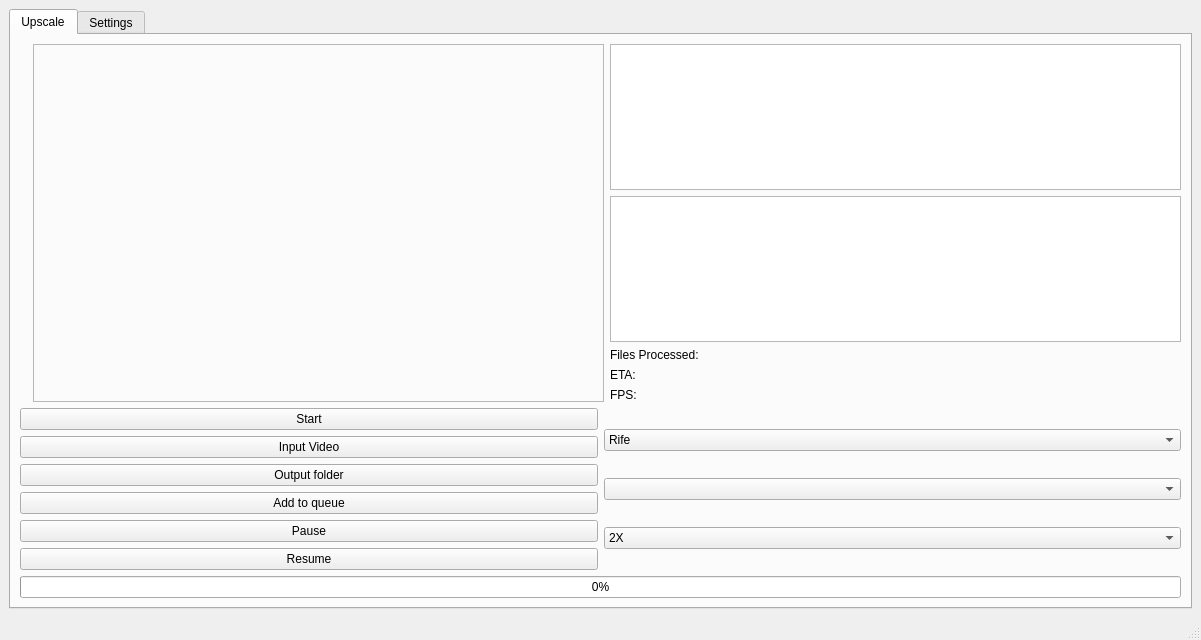
<?xml version="1.0" encoding="UTF-8"?>
<ui version="4.0">
 <class>MainWindow</class>
 <widget class="QMainWindow" name="MainWindow">
  <property name="geometry">
   <rect>
    <x>0</x>
    <y>0</y>
    <width>1201</width>
    <height>640</height>
   </rect>
  </property>
  <property name="windowTitle">
   <string>Rife - ESRGAN - App</string>
  </property>
  <widget class="QWidget" name="centralwidget">
   <layout class="QGridLayout" name="gridLayout_2">
    <item row="0" column="0">
     <widget class="QTabWidget" name="verticalTabWidget">
      <property name="currentIndex">
       <number>0</number>
      </property>
      <widget class="QWidget" name="Upscale">
       <property name="toolTip">
        <string>&lt;html&gt;&lt;head/&gt;&lt;body&gt;&lt;p&gt;Rife&lt;/p&gt;&lt;/body&gt;&lt;/html&gt;</string>
       </property>
       <property name="whatsThis">
        <string>&lt;html&gt;&lt;head/&gt;&lt;body&gt;&lt;p&gt;Rife&lt;/p&gt;&lt;/body&gt;&lt;/html&gt;</string>
       </property>
       <attribute name="title">
        <string>Upscale</string>
       </attribute>
       <layout class="QVBoxLayout" name="verticalLayout">
        <item>
         <layout class="QVBoxLayout" name="verticalLayout_2">
          <item>
           <layout class="QHBoxLayout" name="horizontalLayout_2">
            <item>
             <widget class="QLabel" name="imagePreview">
              <property name="text">
               <string/>
              </property>
             </widget>
            </item>
            <item>
             <widget class="QFrame" name="imageSpacerFrame">
              <property name="frameShape">
               <enum>QFrame::StyledPanel</enum>
              </property>
              <property name="frameShadow">
               <enum>QFrame::Raised</enum>
              </property>
              <layout class="QVBoxLayout" name="verticalLayout_6">
               <item>
                <spacer name="imageSpacer">
                 <property name="orientation">
                  <enum>Qt::Horizontal</enum>
                 </property>
                 <property name="sizeHint" stdset="0">
                  <size>
                   <width>546</width>
                   <height>20</height>
                  </size>
                 </property>
                </spacer>
               </item>
              </layout>
             </widget>
            </item>
            <item>
             <layout class="QVBoxLayout" name="verticalLayout_8">
              <item>
               <widget class="QTextEdit" name="logsPreview">
                <property name="readOnly">
                 <bool>true</bool>
                </property>
               </widget>
              </item>
              <item>
               <widget class="QListWidget" name="QueueListWidget"/>
              </item>
              <item>
               <widget class="QLabel" name="processedPreview">
                <property name="text">
                 <string>Files Processed: </string>
                </property>
               </widget>
              </item>
              <item>
               <widget class="QLabel" name="ETAPreview">
                <property name="text">
                 <string>ETA: </string>
                </property>
               </widget>
              </item>
              <item>
               <widget class="QLabel" name="FPSPreview">
                <property name="text">
                 <string>FPS:</string>
                </property>
               </widget>
              </item>
             </layout>
            </item>
           </layout>
          </item>
          <item>
           <layout class="QHBoxLayout" name="horizontalLayout">
            <item>
             <layout class="QVBoxLayout" name="verticalLayout_4">
              <item>
               <widget class="QPushButton" name="RifeStart">
                <property name="text">
                 <string>Start</string>
                </property>
               </widget>
              </item>
              <item>
               <widget class="QPushButton" name="Input_video_rife">
                <property name="text">
                 <string>Input Video</string>
                </property>
               </widget>
              </item>
              <item>
               <widget class="QPushButton" name="Output_folder_rife">
                <property name="text">
                 <string>Output folder</string>
                </property>
               </widget>
              </item>
              <item>
               <widget class="QPushButton" name="QueueButton">
                <property name="text">
                 <string>Add to queue</string>
                </property>
               </widget>
              </item>
              <item>
               <widget class="QPushButton" name="RifePause">
                <property name="text">
                 <string>Pause</string>
                </property>
               </widget>
              </item>
              <item>
               <widget class="QPushButton" name="RifeResume">
                <property name="text">
                 <string>Resume</string>
                </property>
               </widget>
              </item>
             </layout>
            </item>
            <item>
             <layout class="QVBoxLayout" name="verticalLayout_3">
              <item>
               <widget class="QComboBox" name="AICombo">
                <item>
                 <property name="text">
                  <string>Rife</string>
                 </property>
                </item>
                <item>
                 <property name="text">
                  <string>RealESRGAN</string>
                 </property>
                </item>
               </widget>
              </item>
              <item>
               <widget class="QComboBox" name="Rife_Model"/>
              </item>
              <item>
               <widget class="QComboBox" name="Rife_Times">
                <item>
                 <property name="text">
                  <string>2X</string>
                 </property>
                </item>
                <item>
                 <property name="text">
                  <string>4X</string>
                 </property>
                </item>
                <item>
                 <property name="text">
                  <string>8X</string>
                 </property>
                </item>
               </widget>
              </item>
             </layout>
            </item>
           </layout>
          </item>
          <item>
           <widget class="QProgressBar" name="RifePB">
            <property name="value">
             <number>0</number>
            </property>
           </widget>
          </item>
         </layout>
        </item>
       </layout>
      </widget>
      <widget class="QWidget" name="Settings">
       <property name="toolTip">
        <string>&lt;html&gt;&lt;head/&gt;&lt;body&gt;&lt;p&gt;Rife&lt;/p&gt;&lt;/body&gt;&lt;/html&gt;</string>
       </property>
       <property name="whatsThis">
        <string>&lt;html&gt;&lt;head/&gt;&lt;body&gt;&lt;p&gt;Rife&lt;/p&gt;&lt;/body&gt;&lt;/html&gt;</string>
       </property>
       <attribute name="title">
        <string>Settings</string>
       </attribute>
       <layout class="QVBoxLayout" name="verticalLayout">
        <item>
         <layout class="QGridLayout" name="settingsGridLayout">
          <item row="1" column="1">
           <widget class="QListWidget" name="SettingsMenus">
            <property name="iconSize">
             <size>
              <width>50</width>
              <height>40</height>
             </size>
            </property>
            <property name="spacing">
             <number>10</number>
            </property>
            <item>
             <property name="text">
              <string>General</string>
             </property>
             <property name="font">
              <font>
               <pointsize>17</pointsize>
              </font>
             </property>
            </item>
            <item>
             <property name="text">
              <string>Render Options</string>
             </property>
             <property name="font">
              <font>
               <pointsize>17</pointsize>
              </font>
             </property>
             <property name="icon">
              <iconset>
               <normaloff>icons/Rife-ESRGAN-Render-Settings.png</normaloff>icons/Rife-ESRGAN-Render-Settings.png</iconset>
             </property>
            </item>
            <item>
             <property name="text">
              <string>Video Options</string>
             </property>
             <property name="font">
              <font>
               <pointsize>17</pointsize>
              </font>
             </property>
             <property name="icon">
              <iconset>
               <normaloff>icons/Rife-ESRGAN-Video-Settings.png</normaloff>icons/Rife-ESRGAN-Video-Settings.png</iconset>
             </property>
            </item>
           </widget>
          </item>
          <item row="1" column="2">
           <layout class="QGridLayout" name="gridLayout_3">
            <item row="1" column="3">
             <widget class="QFrame" name="VideoOptionsFrame">
              <property name="frameShape">
               <enum>QFrame::StyledPanel</enum>
              </property>
              <property name="frameShadow">
               <enum>QFrame::Raised</enum>
              </property>
              <property name="midLineWidth">
               <number>0</number>
              </property>
              <property name="visable" stdset="0">
               <string>false</string>
              </property>
              <layout class="QGridLayout" name="gridLayout_4">
               <item row="2" column="1">
                <widget class="QPushButton" name="encoderHelpButton">
                 <property name="text">
                  <string/>
                 </property>
                </widget>
               </item>
               <item row="1" column="2">
                <widget class="QLineEdit" name="sceneChangeLineEdit">
                 <property name="text">
                  <string/>
                 </property>
                 <property name="maxLength">
                  <number>1</number>
                 </property>
                </widget>
               </item>
               <item row="1" column="1">
                <widget class="QPushButton" name="sceneChangeSensativityButton">
                 <property name="text">
                  <string/>
                 </property>
                 <property name="icon">
                  <iconset theme="dialog-information">
                   <normaloff>../.designer/backup</normaloff>../.designer/backup</iconset>
                 </property>
                </widget>
               </item>
               <item row="2" column="2">
                <widget class="QComboBox" name="EncoderCombo">
                 <item>
                  <property name="text">
                   <string>.264</string>
                  </property>
                 </item>
                 <item>
                  <property name="text">
                   <string>.265</string>
                  </property>
                 </item>
                </widget>
               </item>
               <item row="0" column="2">
                <widget class="QComboBox" name="VidQualityCombo">
                 <item>
                  <property name="text">
                   <string>Low</string>
                  </property>
                 </item>
                 <item>
                  <property name="text">
                   <string>Medium</string>
                  </property>
                 </item>
                 <item>
                  <property name="text">
                   <string>High</string>
                  </property>
                 </item>
                 <item>
                  <property name="text">
                   <string>Lossless</string>
                  </property>
                 </item>
                </widget>
               </item>
               <item row="0" column="0">
                <widget class="QLabel" name="label">
                 <property name="text">
                  <string>Video Quality</string>
                 </property>
                </widget>
               </item>
               <item row="2" column="0">
                <widget class="QLabel" name="label_2">
                 <property name="text">
                  <string>Encoder</string>
                 </property>
                </widget>
               </item>
               <item row="1" column="0">
                <widget class="QLabel" name="label_3">
                 <property name="maximumSize">
                  <size>
                   <width>16777215</width>
                   <height>18</height>
                  </size>
                 </property>
                 <property name="text">
                  <string>Scene Change Detection Sensativity</string>
                 </property>
                </widget>
               </item>
              </layout>
             </widget>
            </item>
            <item row="1" column="4">
             <layout class="QVBoxLayout" name="verticalLayout_5"/>
            </item>
            <item row="1" column="0">
             <widget class="QFrame" name="RenderOptionsFrame">
              <property name="frameShape">
               <enum>QFrame::StyledPanel</enum>
              </property>
              <property name="frameShadow">
               <enum>QFrame::Raised</enum>
              </property>
              <layout class="QGridLayout" name="gridLayout_5">
               <item row="1" column="3">
                <widget class="QLabel" name="RenderPathLabel">
                 <property name="text">
                  <string>TextLabel</string>
                 </property>
                </widget>
               </item>
               <item row="1" column="4">
                <widget class="QPushButton" name="RenderDirButton">
                 <property name="text">
                  <string>Render Directory</string>
                 </property>
                </widget>
               </item>
               <item row="2" column="3">
                <widget class="QLabel" name="label_4">
                 <property name="text">
                  <string>Image Type</string>
                 </property>
                </widget>
               </item>
               <item row="2" column="4">
                <widget class="QComboBox" name="imageComboBox">
                 <item>
                  <property name="text">
                   <string>.png</string>
                  </property>
                 </item>
                 <item>
                  <property name="text">
                   <string>.jpg</string>
                  </property>
                 </item>
                 <item>
                  <property name="text">
                   <string>.webp</string>
                  </property>
                 </item>
                </widget>
               </item>
              </layout>
             </widget>
            </item>
            <item row="0" column="0">
             <widget class="QFrame" name="GeneralOptionsFrame">
              <property name="frameShape">
               <enum>QFrame::StyledPanel</enum>
              </property>
              <property name="frameShadow">
               <enum>QFrame::Raised</enum>
              </property>
              <layout class="QFormLayout" name="formLayout">
               <item row="0" column="1">
                <widget class="QCheckBox" name="DiscordRPCBox">
                 <property name="text">
                  <string>Discord Rich Presence</string>
                 </property>
                </widget>
               </item>
              </layout>
             </widget>
            </item>
           </layout>
          </item>
         </layout>
        </item>
       </layout>
      </widget>
     </widget>
    </item>
   </layout>
  </widget>
  <widget class="QStatusBar" name="statusbar"/>
 </widget>
 <resources/>
 <connections/>
</ui>
